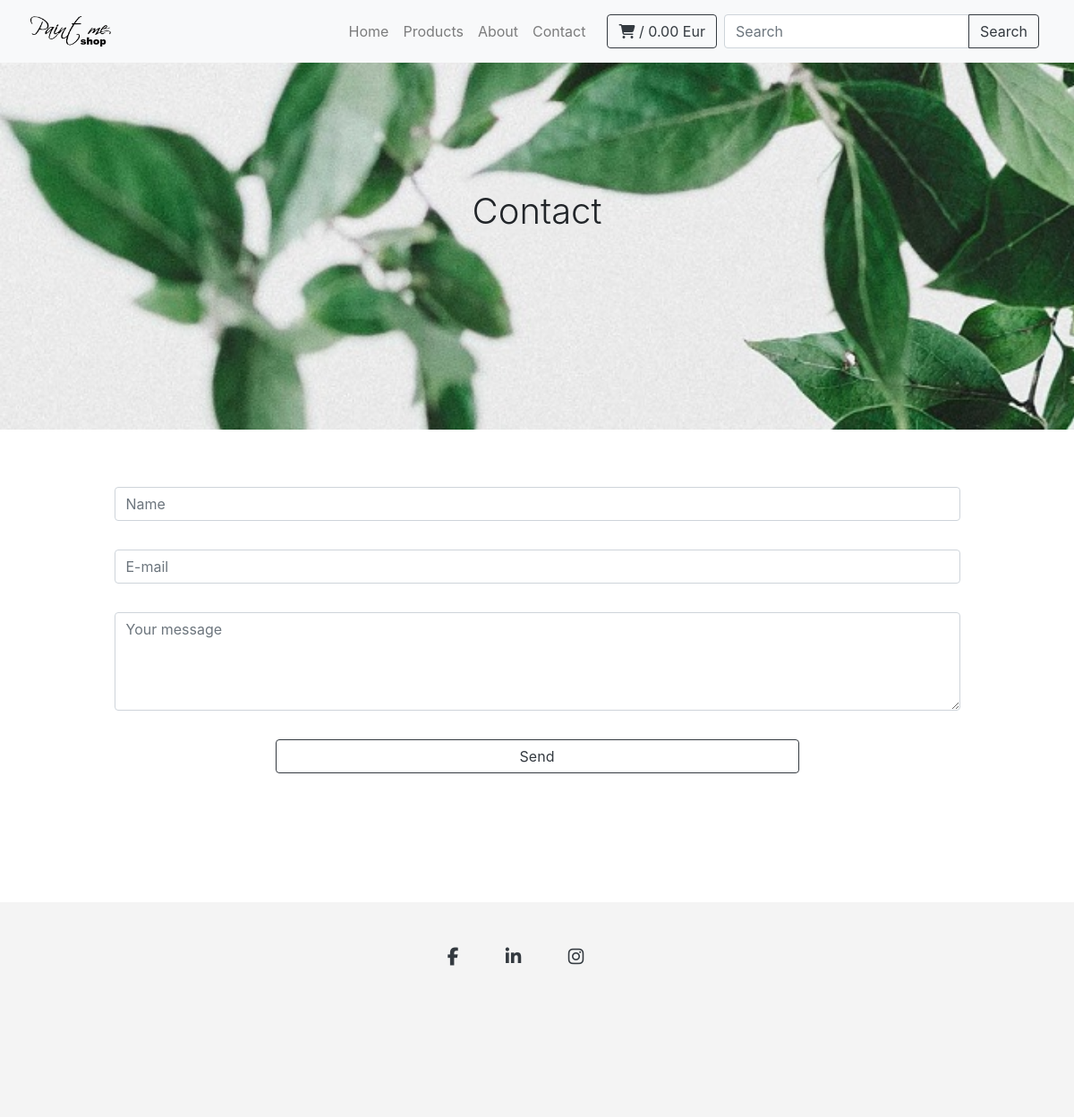
Page /contacts.php?id=4 on the committed database.
### tables this page shows
CREATE TABLE `navigation` (
  `id` int(6) NOT NULL,
  `item` varchar(50) DEFAULT NULL,
  `link` varchar(50) DEFAULT NULL
);

### db_functions.php (called while the page is built, shortened)
<?php
    $loginDB = mysqli_connect(MYSQL_HOST, MYSQL_USER, MYSQL_PASSWORD, DB_NAME);
    function getLoginDB() {
        global $loginDB;
        return $loginDB;
    }
    function getHeader($id) {
        $query = "SELECT * FROM navigation WHERE id='$id' ";
        $rezult = mysqli_query(getLoginDB(),  $query);
        $resultArray = mysqli_fetch_assoc($rezult);
        return $resultArray;
    }
    function getMenu($itemLimit = 10) {
        $query = "SELECT * FROM navigation;";
        $result = mysqli_query(getLoginDB(),  $query);
        return $result;
    }
 ?>

### header_page.php (the view)
<?php include('nav.php'); ?>
<header class="header-page">
  <div class="container h-100">
    <div class="row h-100 align-items-center">
      <div class="col-12 text-center">
        <h1 class="font-weight-light p-5"><span class="header-page-name "><?php
        $menuID = $_GET['id'];
        echo getHeader($menuID)['item'];
         ?></span></h1>
      </div>
    </div>
  </div>
</header>

### nav.php (shortened to what this page needs)
<nav class="navbar navbar-expand-lg navbar-light bg-light shadow fixed-top ">
  <div class="container-fluid text-center">
    <a class="navbar-brand" href="index.php"><img class="logo img-responsive" src="img/logo-paint-me.png" /></a>
    <div class="collapse navbar-collapse" id="navbarResponsive">
      <ul class="navbar-nav ml-auto">
        <?php
        require_once('db_functions.php');
        $allmenu = getMenu(9);
        $item = mysqli_fetch_assoc($allmenu);
          while (  $item == true ) {
              echo "<li class='nav-item'><a class='nav-link' href='" . $item['link'] . "?id=" . $item['id'] . "'>";
              echo $item['item'] . "</a></li>";
              $item = mysqli_fetch_assoc($allmenu);
          }
         ?>
      </ul>
      <a class="btn btn-outline-dark my-2 my-sm-0 ml-3" href="cart.php?id=5">
        <i class="fas fa-shopping-cart"></i> <?php  echo $_SESSION['quantity'][0]; ?> / <?php
          echo number_format((float)$_SESSION['total'][0], 2, '.', ''); ?> Eur</a>
      <form class="m-2" method="get" action="search.php">
        <div class="input-group">
          <input type="text" name="search" class="form-control" placeholder="Search" aria-label="" aria-describedby="basic-addon1" required>
          <div class="input-group-append">
            <button class="btn btn-outline-dark" type="submit">Search</button>
          </div>
        </div>
      </form>
    </div>
  </div>
</nav>

### css/main.css (style rules this page uses)
.header-page { height: 60vh; background-image: url('../img/header-img-5.jpg'); background-size: cover; background-position: cente; background-repeat: no-repeat; background-attachment: fixed; }
.logo { max-height: 40px ; width: auto; }
.header-page-name { background-color: #ececec75; }

### rows in the picture
navigation: item "Home"
navigation: item "Products"
navigation: item "About"
navigation: item "Contact"

### other values in the picture
$_SESSION['total'][0] "0.00"
